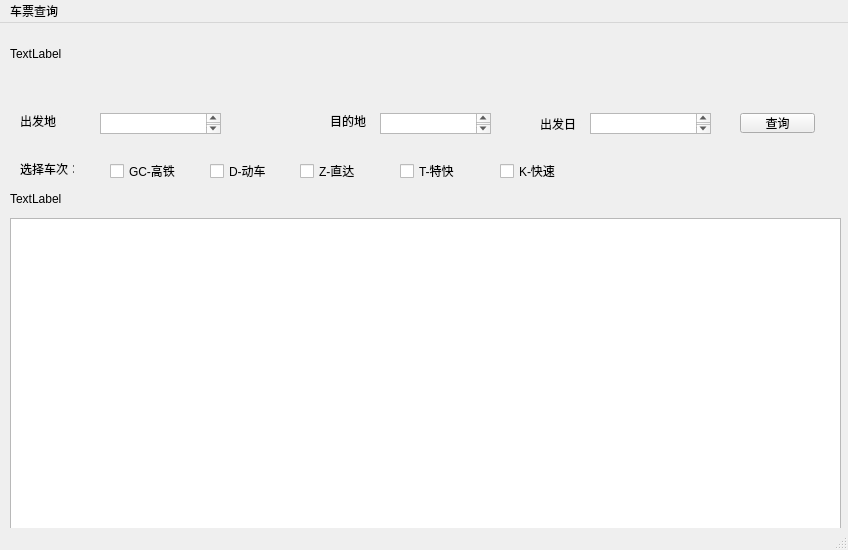
<?xml version="1.0" encoding="UTF-8"?>
<ui version="4.0">
 <class>MainWindow</class>
 <widget class="QMainWindow" name="MainWindow">
  <property name="geometry">
   <rect>
    <x>0</x>
    <y>0</y>
    <width>848</width>
    <height>550</height>
   </rect>
  </property>
  <property name="windowTitle">
   <string>MainWindow</string>
  </property>
  <widget class="QWidget" name="centralwidget">
   <widget class="QLabel" name="label_title_img">
    <property name="geometry">
     <rect>
      <x>10</x>
      <y>0</y>
      <width>831</width>
      <height>61</height>
     </rect>
    </property>
    <property name="text">
     <string>TextLabel</string>
    </property>
   </widget>
   <widget class="QLabel" name="label_train_img">
    <property name="geometry">
     <rect>
      <x>10</x>
      <y>160</y>
      <width>831</width>
      <height>31</height>
     </rect>
    </property>
    <property name="text">
     <string>TextLabel</string>
    </property>
   </widget>
   <widget class="QTableView" name="tableView">
    <property name="geometry">
     <rect>
      <x>10</x>
      <y>195</y>
      <width>831</width>
      <height>311</height>
     </rect>
    </property>
   </widget>
   <widget class="QWidget" name="widget_query" native="true">
    <property name="geometry">
     <rect>
      <x>10</x>
      <y>70</y>
      <width>831</width>
      <height>41</height>
     </rect>
    </property>
    <widget class="QLabel" name="label">
     <property name="geometry">
      <rect>
       <x>10</x>
       <y>20</y>
       <width>41</width>
       <height>16</height>
      </rect>
     </property>
     <property name="text">
      <string>出发地：</string>
     </property>
    </widget>
    <widget class="QLabel" name="label_2">
     <property name="geometry">
      <rect>
       <x>320</x>
       <y>20</y>
       <width>41</width>
       <height>16</height>
      </rect>
     </property>
     <property name="text">
      <string>目的地：</string>
     </property>
    </widget>
    <widget class="QLabel" name="label_3">
     <property name="geometry">
      <rect>
       <x>530</x>
       <y>20</y>
       <width>41</width>
       <height>21</height>
      </rect>
     </property>
     <property name="text">
      <string>出发日：</string>
     </property>
    </widget>
    <widget class="QPushButton" name="pushButton">
     <property name="geometry">
      <rect>
       <x>730</x>
       <y>20</y>
       <width>75</width>
       <height>20</height>
      </rect>
     </property>
     <property name="text">
      <string>查询</string>
     </property>
    </widget>
    <widget class="QTextEdit" name="textEdit">
     <property name="geometry">
      <rect>
       <x>90</x>
       <y>20</y>
       <width>121</width>
       <height>21</height>
      </rect>
     </property>
    </widget>
    <widget class="QTextEdit" name="textEdit_2">
     <property name="geometry">
      <rect>
       <x>370</x>
       <y>20</y>
       <width>111</width>
       <height>21</height>
      </rect>
     </property>
    </widget>
    <widget class="QTextEdit" name="textEdit_3">
     <property name="geometry">
      <rect>
       <x>580</x>
       <y>20</y>
       <width>121</width>
       <height>21</height>
      </rect>
     </property>
    </widget>
   </widget>
   <widget class="QWidget" name="widget" native="true">
    <property name="geometry">
     <rect>
      <x>10</x>
      <y>130</y>
      <width>831</width>
      <height>31</height>
     </rect>
    </property>
    <widget class="QCheckBox" name="checkBox_D">
     <property name="geometry">
      <rect>
       <x>200</x>
       <y>10</y>
       <width>71</width>
       <height>16</height>
      </rect>
     </property>
     <property name="text">
      <string>D-动车</string>
     </property>
    </widget>
    <widget class="QCheckBox" name="checkBox_G">
     <property name="geometry">
      <rect>
       <x>100</x>
       <y>10</y>
       <width>71</width>
       <height>16</height>
      </rect>
     </property>
     <property name="text">
      <string>GC-高铁</string>
     </property>
    </widget>
    <widget class="QCheckBox" name="checkBox_Z">
     <property name="geometry">
      <rect>
       <x>290</x>
       <y>10</y>
       <width>71</width>
       <height>16</height>
      </rect>
     </property>
     <property name="text">
      <string>Z-直达</string>
     </property>
    </widget>
    <widget class="QCheckBox" name="checkBox_T">
     <property name="geometry">
      <rect>
       <x>390</x>
       <y>10</y>
       <width>71</width>
       <height>16</height>
      </rect>
     </property>
     <property name="text">
      <string>T-特快</string>
     </property>
    </widget>
    <widget class="QCheckBox" name="checkBox_K">
     <property name="geometry">
      <rect>
       <x>490</x>
       <y>10</y>
       <width>71</width>
       <height>16</height>
      </rect>
     </property>
     <property name="text">
      <string>K-快速</string>
     </property>
    </widget>
    <widget class="QLabel" name="label_4">
     <property name="geometry">
      <rect>
       <x>10</x>
       <y>10</y>
       <width>54</width>
       <height>12</height>
      </rect>
     </property>
     <property name="text">
      <string>选择车次：</string>
     </property>
    </widget>
   </widget>
  </widget>
  <widget class="QMenuBar" name="menubar">
   <property name="geometry">
    <rect>
     <x>0</x>
     <y>0</y>
     <width>848</width>
     <height>23</height>
    </rect>
   </property>
   <widget class="QMenu" name="menu">
    <property name="title">
     <string>车票查询</string>
    </property>
   </widget>
   <addaction name="menu"/>
  </widget>
  <widget class="QStatusBar" name="statusbar"/>
 </widget>
 <resources/>
 <connections/>
</ui>
